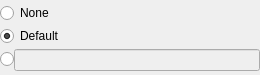
<ui version="4.0" >
 <class>LabelWidget</class>
 <widget class="QWidget" name="LabelWidget" >
  <property name="geometry" >
   <rect>
    <x>0</x>
    <y>0</y>
    <width>260</width>
    <height>75</height>
   </rect>
  </property>
  <property name="windowTitle" >
   <string>Plot Label Widget</string>
  </property>
  <layout class="QVBoxLayout" >
   <property name="spacing" >
    <number>0</number>
   </property>
   <property name="leftMargin" >
    <number>0</number>
   </property>
   <property name="topMargin" >
    <number>0</number>
   </property>
   <property name="rightMargin" >
    <number>0</number>
   </property>
   <property name="bottomMargin" >
    <number>0</number>
   </property>
   <item>
    <widget class="QRadioButton" name="noneButton" >
     <property name="text" >
      <string>None</string>
     </property>
     <property name="checked" >
      <bool>false</bool>
     </property>
    </widget>
   </item>
   <item>
    <widget class="QRadioButton" name="defaultButton" >
     <property name="text" >
      <string>Default</string>
     </property>
     <property name="checked" >
      <bool>true</bool>
     </property>
    </widget>
   </item>
   <item>
    <layout class="QHBoxLayout" >
     <property name="spacing" >
      <number>0</number>
     </property>
     <item>
      <widget class="QRadioButton" name="customButton" >
       <property name="text" >
        <string/>
       </property>
      </widget>
     </item>
     <item>
      <widget class="QLineEdit" name="customEdit" >
       <property name="enabled" >
        <bool>false</bool>
       </property>
      </widget>
     </item>
    </layout>
   </item>
   <item>
    <spacer>
     <property name="orientation" >
      <enum>Qt::Vertical</enum>
     </property>
     <property name="sizeType" >
      <enum>QSizePolicy::Preferred</enum>
     </property>
     <property name="sizeHint" >
      <size>
       <width>20</width>
       <height>0</height>
      </size>
     </property>
    </spacer>
   </item>
  </layout>
 </widget>
 <resources/>
 <connections>
  <connection>
   <sender>customButton</sender>
   <signal>toggled(bool)</signal>
   <receiver>customEdit</receiver>
   <slot>setEnabled(bool)</slot>
   <hints>
    <hint type="sourcelabel" >
     <x>7</x>
     <y>66</y>
    </hint>
    <hint type="destinationlabel" >
     <x>61</x>
     <y>73</y>
    </hint>
   </hints>
  </connection>
 </connections>
</ui>
